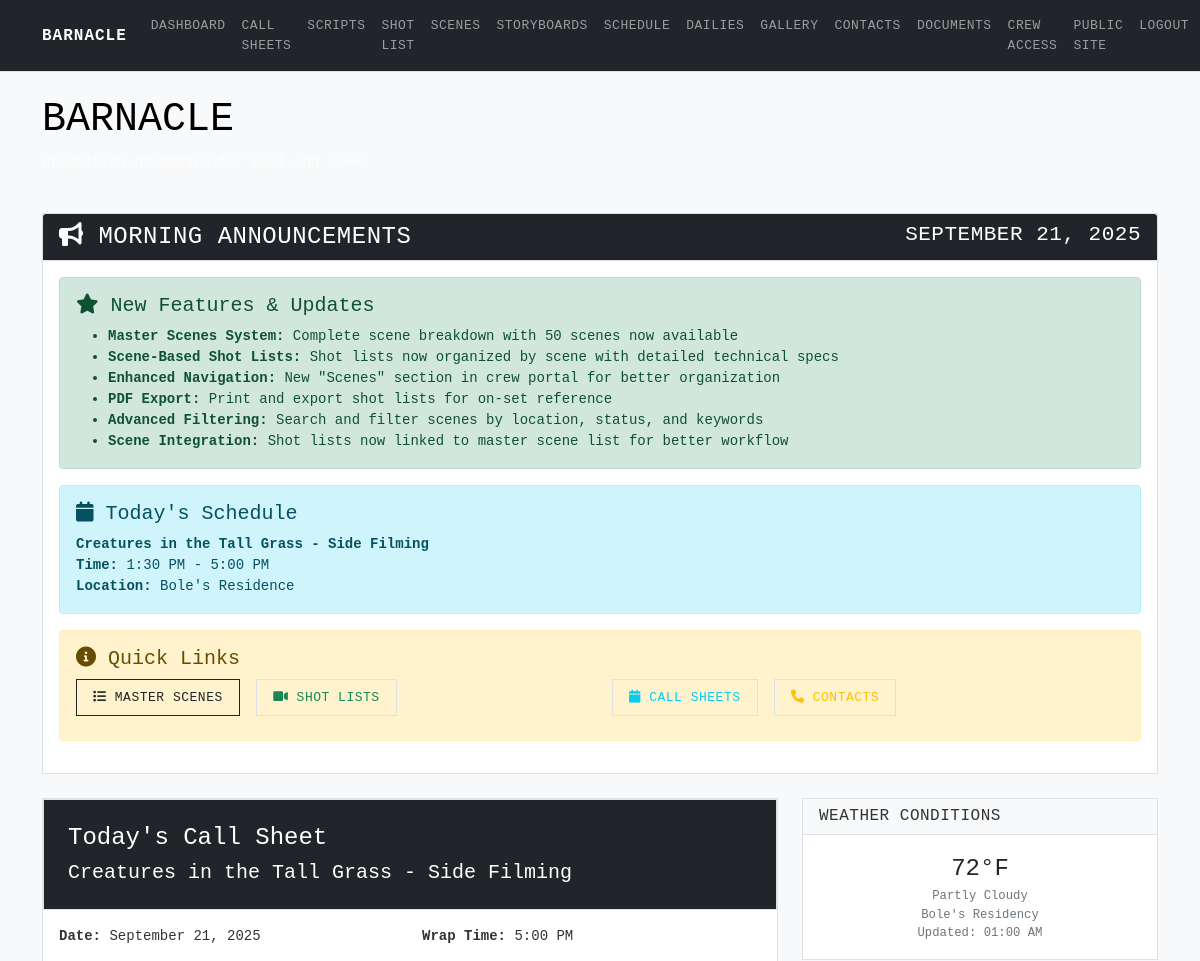
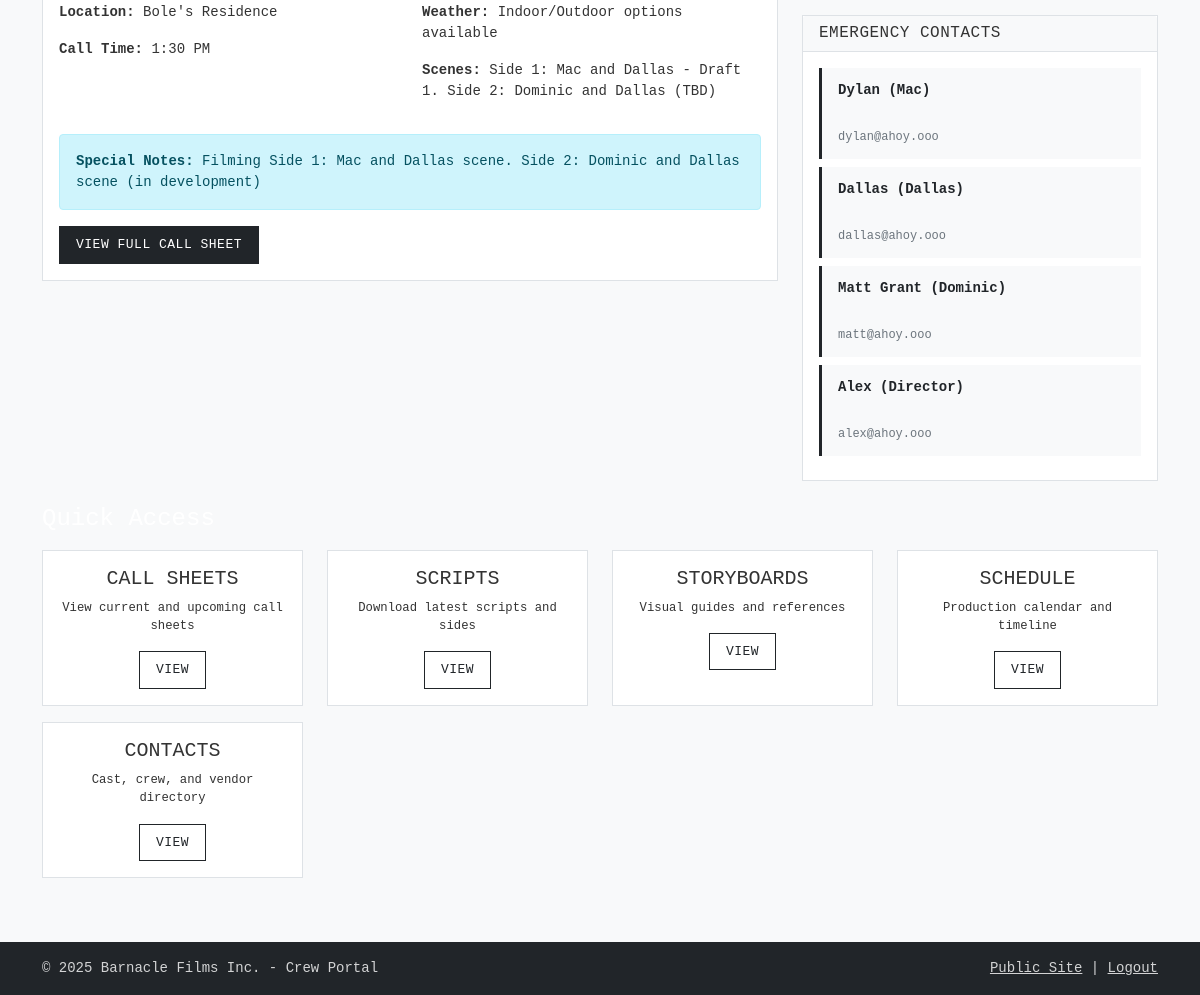
/crew/dashboard (signed in), run on the app's committed database (2 pictures, top to bottom).
### app.py (models this page shows, shortened)
class CallSheet(db.Model):
    id = db.Column(db.Integer, primary_key=True)
    title = db.Column(db.String(200), nullable=False)
    date = db.Column(db.Date, nullable=False)
    location = db.Column(db.String(200), nullable=False)
    call_time = db.Column(db.String(20), nullable=False)
    wrap_time = db.Column(db.String(20), nullable=False)
    weather_contingency = db.Column(db.Text)
    cast_notes = db.Column(db.Text)
    crew_notes = db.Column(db.Text)
    special_notes = db.Column(db.Text)
    scenes = db.Column(db.Text)
    created_at = db.Column(db.DateTime, default=datetime.utcnow)
    updated_at = db.Column(db.DateTime, default=datetime.utcnow, onupdate=datetime.utcnow)

### app.py (the view)
@app.route('/crew/dashboard')
def crew_dashboard():
    if not session.get('crew_logged_in'):
        return redirect(url_for('crew_login'))
    today = datetime.now().date()
    todays_call_sheet = CallSheet.query.filter_by(date=today).first()
    upcoming_call_sheets = CallSheet.query.filter(
        CallSheet.date > today,
        CallSheet.date <= today + timedelta(days=7)
    ).order_by(CallSheet.date).all()
    weather = get_weather_data()
    recent_posts = BlogPost.query.filter_by(published=True).order_by(BlogPost.created_at.desc()).limit(3).all()
    return render_template('crew/dashboard.html',
                         call_sheet=todays_call_sheet,
                         upcoming_call_sheets=upcoming_call_sheets,
                         weather=weather,
                         posts=recent_posts,
                         today=datetime.now())

### utils.py (called while the page is built)
def get_weather_data(location="Bole's Residency"):
    return {
        'location': location,
        'temperature': '72°F',
        'condition': 'Partly Cloudy',
        'humidity': '65%',
        'wind': '8 mph NW',
        'forecast': 'Good conditions for outdoor shooting',
        'updated': datetime.now().strftime('%I:%M %p')
    }

### templates/crew/dashboard.html (shortened to what this page needs)
{% extends "crew/crew_base.html" %}
{% block content %}
<div class="container mt-4">
    <div class="row mb-4">
        <div class="col">
            <h1 class="text-black">BARNACLE</h1>
            <p class="text-light">Production dashboard for cast and crew.</p>
        </div>
    </div>
    <div class="row mb-4">
        <div class="col">
            <div class="card">
                <div class="card-header bg-primary text-white">
                    <h4 class="mb-0">
                        <i class="fas fa-bullhorn"></i> Morning Announcements
                        <small class="float-end">{{ today.strftime('%B %d, %Y')
                            }}</small>
                    </h4>
                </div>
                <div class="card-body">
                    <div class="alert alert-success">
                        <h5><i class="fas fa-star"></i> New Features &
                            Updates</h5>
                        <ul class="mb-0">
                            <li><strong>Master Scenes System:</strong> Complete
                                scene breakdown with 50 scenes now
                                available</li>
                            <li><strong>Scene-Based Shot Lists:</strong> Shot
                                lists now organized by scene with detailed
                                technical specs</li>
                            <li><strong>Enhanced Navigation:</strong> New
                                "Scenes" section in crew portal for better
                                organization</li>
                            <li><strong>PDF Export:</strong> Print and export
                                shot lists for on-set reference</li>
                            <li><strong>Advanced Filtering:</strong> Search and
                                filter scenes by location, status, and
                                keywords</li>
                            <li><strong>Scene Integration:</strong> Shot lists
                                now linked to master scene list for better
                                workflow</li>
                        </ul>
                    </div>
                    <div class="alert alert-info">
                        <h5><i class="fas fa-calendar"></i> Today's
                            Schedule</h5>
                        {% if call_sheet %}
                        <p class="mb-0">
                            <strong>{{ call_sheet.title }}</strong><br>
                            <strong>Time:</strong> {{ call_sheet.call_time }} -
                            {{ call_sheet.wrap_time }}<br>
                            <strong>Location:</strong> {{ call_sheet.location }}
                        </p>
                        {% else %}
                        <p class="mb-0">No filming scheduled for today.</p>
                        {% endif %}
                    </div>
                    <div class="alert alert-warning">
                        <h5><i class="fas fa-info-circle"></i> Quick Links</h5>
                        <div class="row">
                            <div class="col-md-6">
                                <a href="{{ url_for('crew_scenes') }}"
                                    class="btn btn-outline-primary btn-sm me-2 mb-2">
                                    <i class="fas fa-list"></i> Master Scenes
                                </a>
                                <a href="{{ url_for('crew_shotlist') }}"
                                    class="btn btn-outline-success btn-sm me-2 mb-2">
                                    <i class="fas fa-video"></i> Shot Lists
                                </a>
                            </div>
                            <div class="col-md-6">
                                <a href="{{ url_for('crew_callsheets') }}"
                                    class="btn btn-outline-info btn-sm me-2 mb-2">
                                    <i class="fas fa-calendar"></i> Call Sheets
                                </a>
                                <a href="{{ url_for('crew_contacts') }}"
                                    class="btn btn-outline-warning btn-sm me-2 mb-2">
                                    <i class="fas fa-phone"></i> Contacts
                                </a>
                            </div>
                        </div>
                    </div>
                </div>
            </div>
        </div>
    </div>
    <div class="row mb-4">
        <div class="col-md-8">
            {% if call_sheet %}
            <div class="card">
                <div class="call-sheet-header">
                    <h4 class="mb-2">Today's Call Sheet</h4>
                    <h5 class="mb-0">{{ call_sheet.title }}</h5>
                </div>
                <div class="card-body">
                    <div class="row">
                        <div class="col-md-6">
                            <p><strong>Date:</strong> {{
                                call_sheet.date.strftime('%B %d, %Y') }}</p>
                            <p><strong>Location:</strong> {{ call_sheet.location
                                }}</p>
                            <p><strong>Call Time:</strong> {{
                                call_sheet.call_time }}</p>
                        </div>
                        <div class="col-md-6">
                            <p><strong>Wrap Time:</strong> {{
                                call_sheet.wrap_time }}</p>
                            <p><strong>Weather:</strong> {{
                                call_sheet.weather_contingency or 'TBD' }}</p>
                            <p><strong>Scenes:</strong> {{ call_sheet.scenes or
                                'TBD' }}</p>
                        </div>
                    </div>
                    {% if call_sheet.special_notes %}
                    <div class="alert alert-info mt-3">
                        <strong>Special Notes:</strong> {{
                        call_sheet.special_notes }}
                    </div>
                    {% endif %}
                    <div class="mt-3">
                        <a
                            href="{{ url_for('crew_callsheet_detail', sheet_id=call_sheet.id) }}"
                            class="btn btn-primary">View Full Call Sheet</a>
                    </div>
                </div>
            </div>
            {% endif %}
        </div>
        <div class="col-md-4">
            <div class="card mb-3">
                <div class="card-header">
                    <h6 class="mb-0">Weather Conditions</h6>
                </div>
                <div class="card-body">
                    <div id="weather-widget">
                    </div>
                </div>
            </div>
            <div class="card">
                <div class="card-header">
                    <h6 class="mb-0">Emergency Contacts</h6>
                </div>
                <div class="card-body">
                    <div class="emergency-contact mb-2">
                        <strong>Dylan (Mac)</strong><br>
                        <small class="text-muted">dylan@ahoy.ooo</small>
                    </div>
                    <div class="emergency-contact mb-2">
                        <strong>Dallas (Dallas)</strong><br>
                        <small class="text-muted">dallas@ahoy.ooo</small>
                    </div>
                    <div class="emergency-contact mb-2">
                        <strong>Matt Grant (Dominic)</strong><br>
                        <small class="text-muted">matt@ahoy.ooo</small>
                    </div>
                    <div class="emergency-contact">
                        <strong>Alex (Director)</strong><br>
                        <small class="text-muted">alex@ahoy.ooo</small>
                    </div>
                </div>
            </div>
        </div>
    </div>
    <div class="row mb-4">
        <div class="col">
            <h4 class="text-white mb-3">Quick Access</h4>
            <div class="row">
                <div class="col-md-3 mb-3">
                    <div class="card h-100">
                        <div class="card-body text-center">
                            <h5 class="card-title">CALL SHEETS</h5>
                            <p class="card-text small">View current and upcoming
                                call sheets</p>
                            <a href="{{ url_for('crew_callsheets') }}"
                                class="btn btn-outline-primary btn-sm">View</a>
                        </div>
                    </div>
                </div>
                <div class="col-md-3 mb-3">
                    <div class="card h-100">
                        <div class="card-body text-center">
                            <h5 class="card-title">SCRIPTS</h5>
                            <p class="card-text small">Download latest scripts
                                and sides</p>
                            <a href="{{ url_for('crew_scripts') }}"
                                class="btn btn-outline-primary btn-sm">View</a>
                        </div>
                    </div>
                </div>
                <div class="col-md-3 mb-3">
                    <div class="card h-100">
                        <div class="card-body text-center">
                            <h5 class="card-title">STORYBOARDS</h5>
                            <p class="card-text small">Visual guides and
                                references</p>
                            <a href="{{ url_for('crew_storyboards') }}"
                                class="btn btn-outline-primary btn-sm">View</a>
                        </div>
                    </div>
                </div>
                <div class="col-md-3 mb-3">
                    <div class="card h-100">
                        <div class="card-body text-center">
                            <h5 class="card-title">SCHEDULE</h5>
                            <p class="card-text small">Production calendar and
                                timeline</p>
                            <a href="{{ url_for('crew_schedule') }}"
                                class="btn btn-outline-primary btn-sm">View</a>
                        </div>
                    </div>
                </div>
                <div class="col-md-3 mb-3">
                    <div class="card h-100">
                        <div class="card-body text-center">
                            <h5 class="card-title">CONTACTS</h5>
                            <p class="card-text small">Cast, crew, and vendor
                                directory</p>
                            <a href="{{ url_for('crew_contacts') }}"
                                class="btn btn-outline-primary btn-sm">View</a>
                        </div>
                    </div>
                </div>
            </div>
        </div>
    </div>
</div>
{% endblock %}

### static/css/main.css (style rules this page uses)
:root { --bb-primary: #2c5f63; --bb-secondary: #6c757d; --bb-accent: #495057; --bb-dark: #212529; --bb-light: #f8f9fa; --bb-border: #dee2e6; }
body { font-family: 'SF Mono', 'Monaco', 'Inconsolata', 'Roboto Mono', 'Courier New', monospace; line-height: 1.5; font-size: 14px; color: var(--bb-dark); background-color: #ffffff; }
.btn { font-family: inherit; font-size: 13px; font-weight: 500; border-radius: 0; border: 1px solid var(--bb-border); padding: 8px 16px; text-transform: uppercase; letter-spacing: 0.5px; transition: all 0.2s ease; }
.btn-primary { background-color: var(--bb-dark); border-color: var(--bb-dark); color: white; }
.btn-outline-primary { color: var(--bb-dark); border-color: var(--bb-dark); background-color: transparent; }
.bg-primary { background-color: var(--bb-dark) !important; }
.card { border: 1px solid var(--bb-border); border-radius: 0; box-shadow: none; background-color: white; }
.card-header { background-color: var(--bb-light); border-bottom: 1px solid var(--bb-border); font-weight: 600; font-size: 13px; text-transform: uppercase; letter-spacing: 0.5px; }
.crew-portal { background-color: #f8f9fa; color: var(--bb-dark); }
.call-sheet-header { background-color: var(--bb-dark); color: white; padding: 1.5rem; border: 1px solid var(--bb-border); }
.emergency-contact { border-left: 3px solid var(--bb-dark); padding-left: 1rem; background-color: var(--bb-light); }
.fade-in { animation: fadeIn 0.5s ease-in; }

### static/css/crew.css (style rules this page uses)
.crew-portal { background-color: #f8f9fa; min-height: 100vh; font-family: 'SF Mono', 'Monaco', 'Inconsolata', 'Roboto Mono', 'Courier New', monospace; }
.call-sheet-header { background-color: var(--bb-dark); color: white; padding: 1.5rem; border: 1px solid var(--bb-border); }
.call-sheet-header::after { display: none; }
.emergency-contact { border-left: 3px solid var(--bb-dark); padding: 0.75rem 1rem; margin-bottom: 0.5rem; background: var(--bb-light); transition: background-color 0.2s ease; cursor: pointer; }
.emergency-contact strong { color: var(--bb-dark); display: block; margin-bottom: 0.25rem; font-weight: 600; }
.emergency-contact small { color: var(--bb-secondary); font-size: 12px; }
.crew-portal .card { background-color: rgba(255, 255, 255, 0.95); color: #333; }
.crew-portal .text-muted { color: #6c757d !important; }
.crew-portal .text-white { color: white !important; }
.crew-portal .text-light { color: rgba(255, 255, 255, 0.8) !important; }

### data on the page
CallSheet: strftime "SEPTEMBER 21, 2025", title "Creatures in the Tall Grass - Side Filming", call_time "1:30 PM", wrap_time "5:00 PM", location "Bole's Residence", date "September 21, 2025", weather_contingency "Indoor/Outdoor options available", scenes "Side 1: Mac and Dallas - Draft 1. Side 2: Dominic and Dallas (TBD)", special_notes "Filming Side 1: Mac and Dallas scene. Side 2: Dominic and Dallas scene (in development)"
